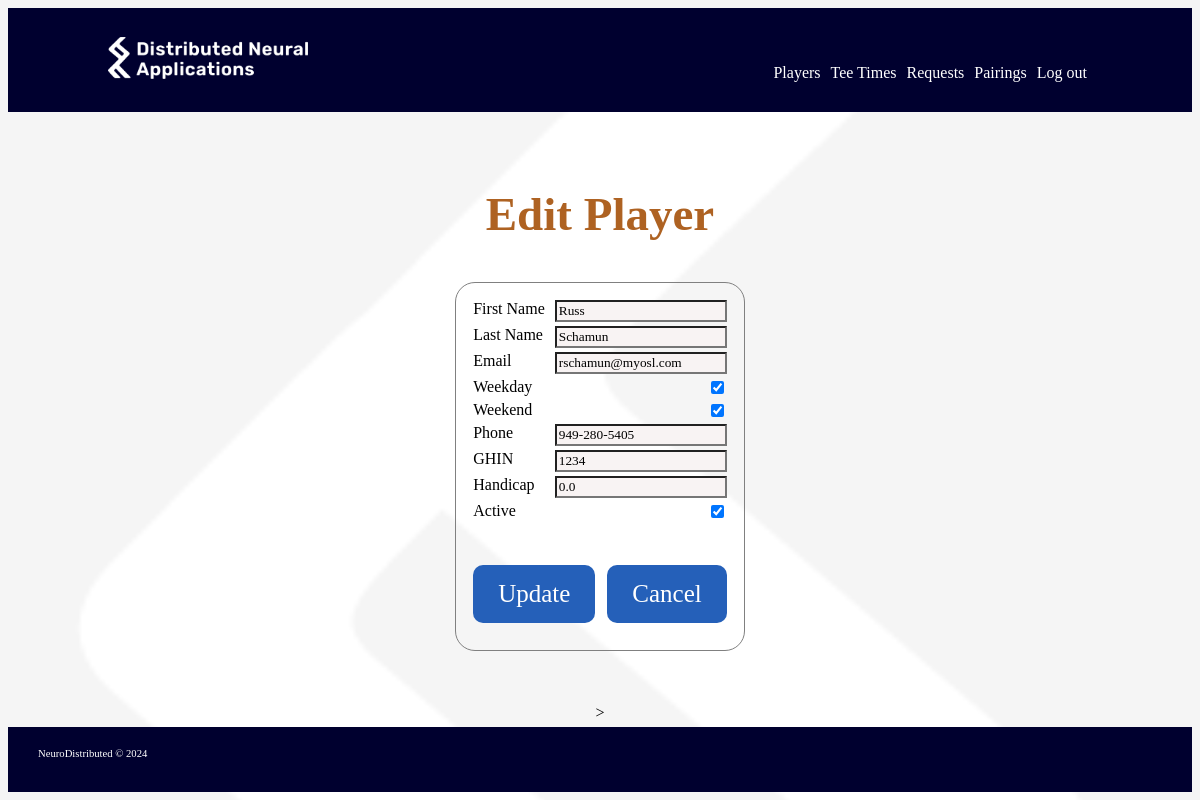
Page /players/update/1 (signed in) on the committed database.
### webproject/models.py (models this page shows, shortened)
class Players(db.Model):
    __tablename__ = 'players'
    id = db.Column(db.Integer, primary_key=True)
    first_name = db.Column(db.String(50), nullable=False)
    last_name = db.Column(db.String(50), nullable=False)
    email = db.Column(db.String(100), nullable=False)
    phone = db.Column(db.String(20), nullable=False)
    weekday = db.Column(db.Boolean, nullable=False)
    weekend = db.Column(db.Boolean, nullable=False)
    ghin = db.Column(db.String(10), nullable=True)
    handicap = db.Column(db.Float, nullable=False)
    access_code = db.Column(db.String(4), nullable=False)
    active = db.Column(db.Boolean, nullable=False)

### webproject/routes/players.py (the view)
@players.route('/players/update/<int:id>', methods=['GET'])
@login_required
def update_player(id):
    player = Players.query.filter_by(id=id).first()
    return render_template("players/update_player.html",player=player)

### webproject/loft_app.py (called while the page is built)
@login_manager.user_loader
def load_user(user_id):
    return User.query.get(int(user_id))

### webproject/templates/players/update_player.html (shortened to what this page needs)
{% extends 'base.html' %}
{% block body %}
<div class="neuro-content">
    <h1>Edit Player</h1>
    <div class="neuro-form-section">
        <form class="neuro-form"  method="POST" action="/players/update/{{player.id}}">
            <div class="neuro-form-entry-row">
                <label for="first_name">First Name</label>
                <input name="first_name" id="first_name" value="{{ player.first_name }}" >
            </div>
            <div class="neuro-form-entry-row">
                <label for= "last_name">Last Name</label>
                <input name = "last_name" id = "last_name" value = "{{ player.last_name }}" >
            </div>
            <div class="neuro-form-entry-row">
                <label for="email">Email</label>
                <input name="email" id="email" value="{{ player.email }}" >
            </div>
            <div class="neuro-form-entry-row">
                <label for="weekday">Weekday</label>
                <input type="checkbox" name="weekday" id="weekday" {{ "checked" if player.weekday }} >
            </div>
            <div class="neuro-form-entry-row">
                <label for="weekend">Weekend</label>
                <input type="checkbox" name="weekend" id="weekend"  {{ "checked" if player.weekend }} >
            </div>
            <div class="neuro-form-entry-row">
                <label for="phone">Phone</label>
                <input name="phone" id="phone" value="{{ player.phone }}" >
            </div>
            <div class="neuro-form-entry-row">
                <label for="ghin">GHIN</label>
                <input name="ghin" id="ghin" value="{{ player.ghin }}" >
            </div>
            <div class="neuro-form-entry-row">
                <label for="handicap">Handicap</label>
                <input name="handicap" id="handicap" value="{{ player.handicap }}" >
            </div>
            <div class="neuro-form-entry-row">
                <label for="active">Active</label>
                <input type="checkbox" name="active" id="active" {{"checked" if player.active }} >
            </div>
            <div class="neuro-form-entry-row">
                <div class="" style="margin-top: 40px;">
                    <button type="submit" class="neuro-button-main">Update</button>
                </div>
                <div class="" style="margin-top: 40px;margin-left: 5px">
                    <button type="button" class="neuro-button-main" onclick="window.location.href='/players/1'">Cancel</button>
                </div>
            </div>
        </form>
    </div>
</div>>
{% endblock %}

### webproject/static/css/neuro.css (style rules this page uses)
* { font-family: rubik; }
body { background-image: url('/static/imgs/DNA_Icon-white.png'); background-size: cover; padding-top: 0px; padding-bottom: 0px; color: black; background-color: #F5F5F5; font-family: rubik; }
.neuro-button-main { color: white; opacity: 1; font-size: 25px; background-color: #2560b9; border-radius: 10px; border-style:none; min-height: 25px; min-width: 100px; margin-bottom: 10px; padding: 15px 25px; }
.neuro-content { display: flex; flex-direction: column; align-items: center; justify-content: center; height: 100%; padding: 5px; }
.neuro-content h1 { color: #AE6222; font-size: 47px; }
input,textarea { background-color: rgb(248, 243, 243); }
.neuro-form-section { border-style: solid; border-color: gray; border-radius: 20px; border-width: 1px; padding: 15px; margin: 10px; overflow: auto; }
.neuro-form-entry-row { display: flex; flex-direction: row; justify-content: space-between; margin-top: 20 px ; padding: 2px; }
.neuro-form-entry-row > label { margin-right: 10px; }

### rows in the picture
Players: first_name "Russ", last_name "Schamun", email "rschamun@myosl.com", phone "949-280-5405", ghin "1234", handicap "0.0"
